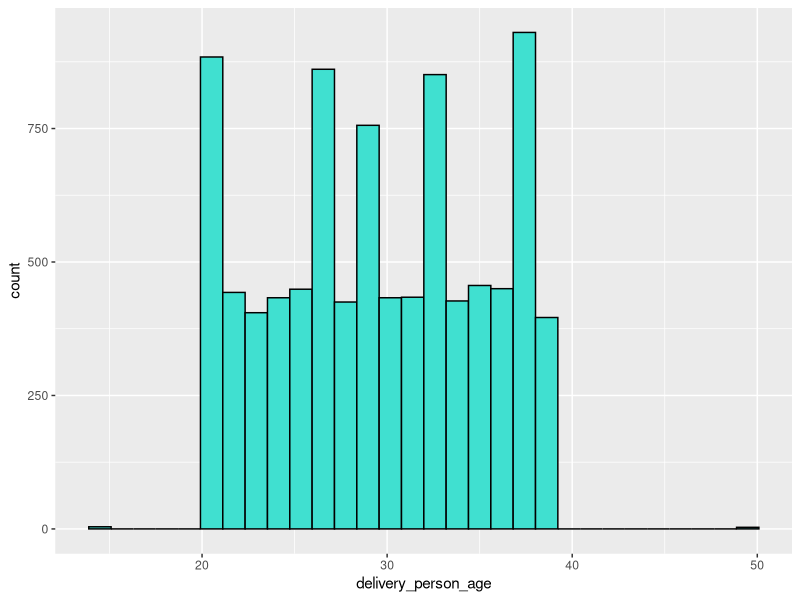
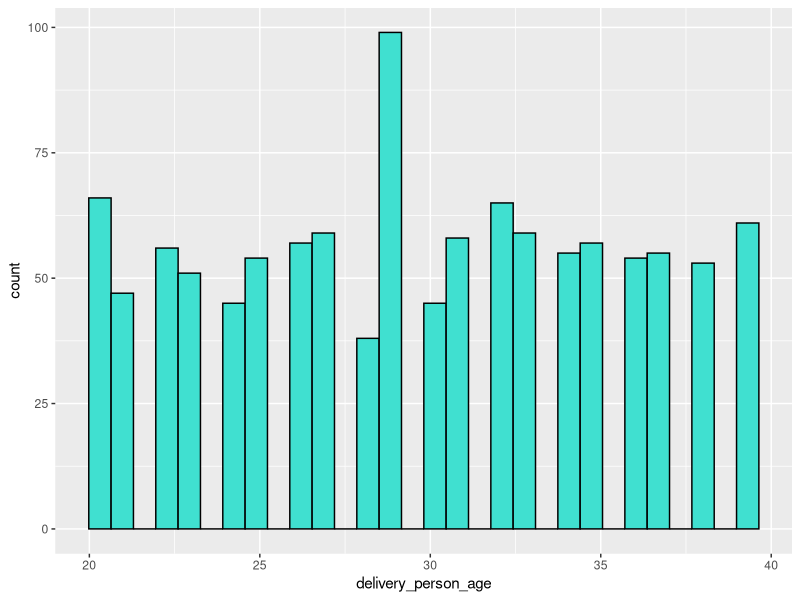
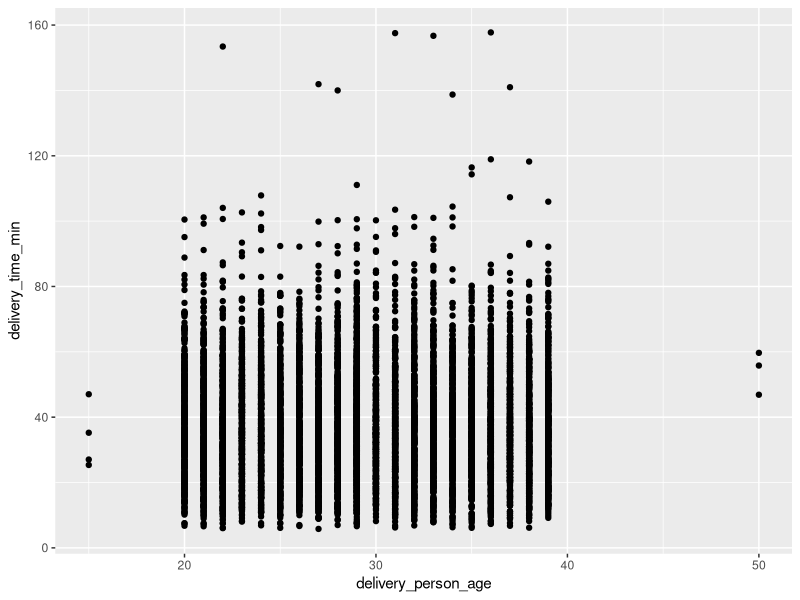
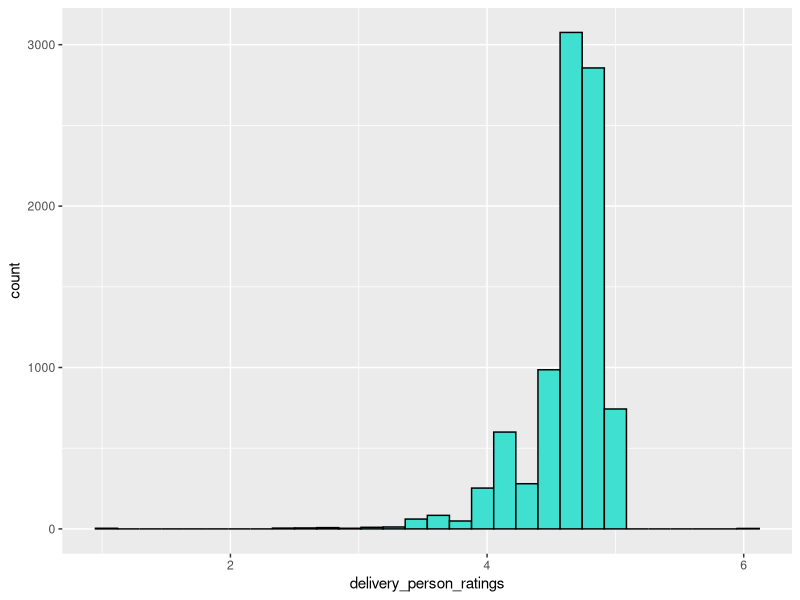
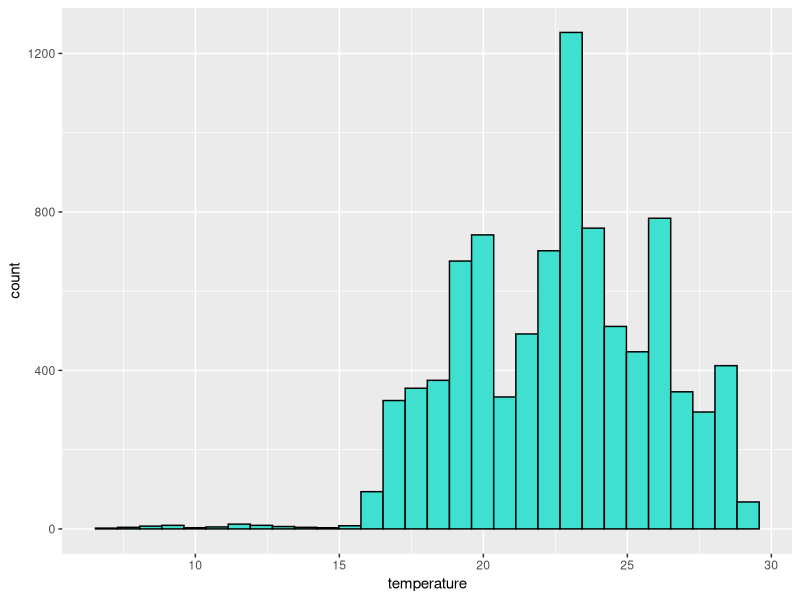
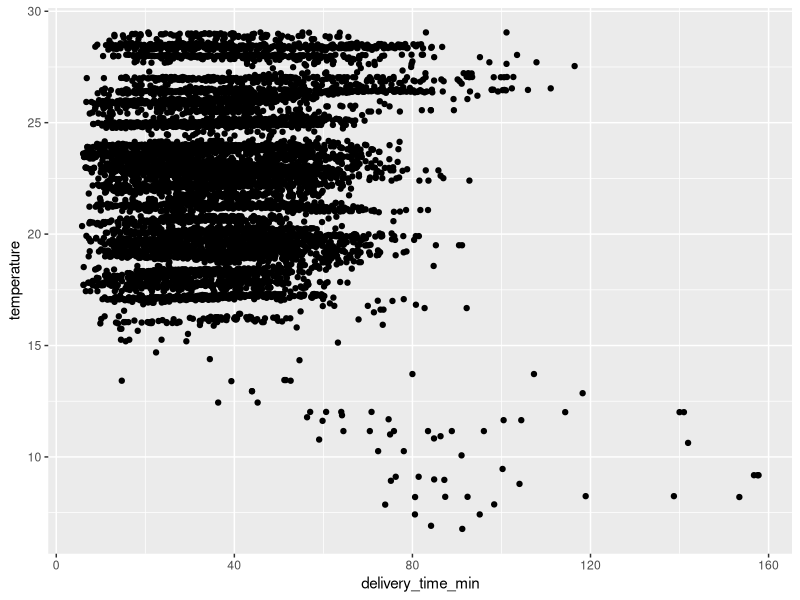
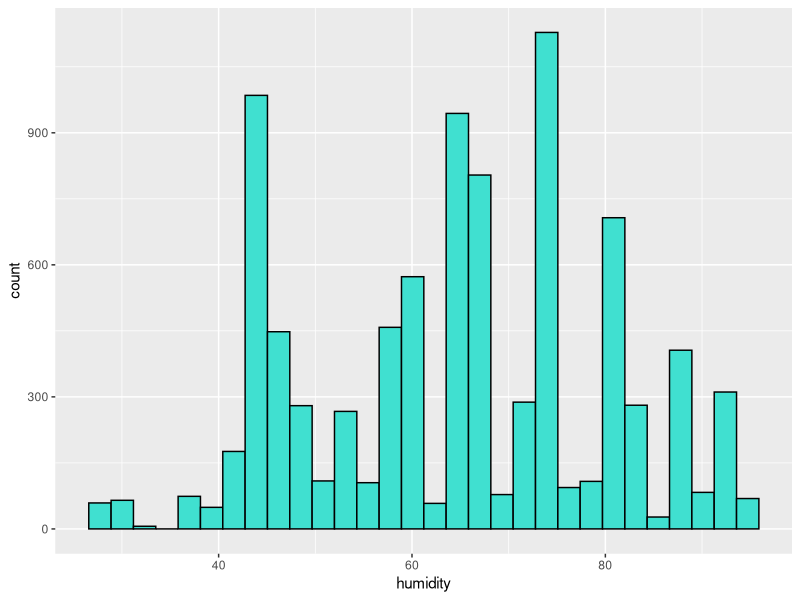
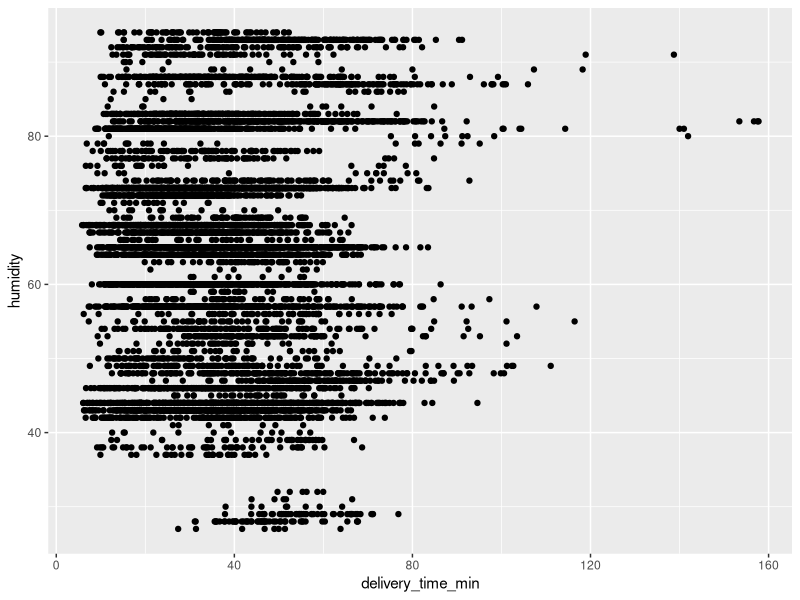

Write the R code that produced these figures, in order.
library(dplyr)
library(ggplot2)

data <- read.csv("data/Food_Time_Data_Set.csv")

str(data)

head(data)

# Categorical Columns

## 'Type of order' seems to be a categorical columns, but by default it has a 'chr' type, so it will be converted into a factor column. The same happens with type_of_vehicle, weather_description and traffic_level

data <- data %>% 
  mutate(Type_of_order = as.factor(Type_of_order),
         Type_of_vehicle = as.factor(Type_of_vehicle),
         weather_description = as.factor(weather_description),
         Traffic_Level = as.factor(Traffic_Level))

str(data)

# Numerical columns

## Most numerical columns seem to be correct except for the TARGET column and the 'Distance..km' columns



data <- data %>%
  mutate(Distance..km. = as.numeric(Distance..km.),
         TARGET = as.numeric(TARGET))

## The conversion was done, but NAs were introduced by coercion.

sum(is.na(data$Distance..km.))

sum(is.na(data$TARGET))

## Maybe the NA values in Distance happen to also affect into an NA in TARGET

data %>% 
  filter(is.na(Distance..km.) & is.na(TARGET)) %>% 
  head(.)

## All values shown that have NA in distance also have NA in TARGET. To see if the result is a value close to 921 (the amount of total NA values in Distance), the amount of rows that have NA in both distance and target will be calculated.

data %>% 
  filter(is.na(Distance..km.) & is.na(TARGET)) %>% 
  summarize(nrow(.))

## These values are not useful towards the model later on because these are values that cannot be predicted at all. As a result, these values will be removed from the dataset.

data <- data %>%  
  filter( !(is.na(Distance..km.) & is.na(TARGET)) ) 

## Now, re-calculating the count of na values:

sum(is.na(data$Distance..km.))

sum(is.na(data$TARGET))

## Analyzing the remaining Distance values:

data %>% 
  filter(is.na(Distance..km.))

## It seems that all of the other needed values are still there for these rows, so I will use the restaurant coordinates vs. the delivery location coordinates to fill the distance:
## https://community.esri.com/t5/coordinate-reference-systems-blog/distance-on-a-sphere-the-haversine-formula/ba-p/902128
## https://github.com/rspatial/geosphere

if(!require(geosphere)) install.packages("geosphere", repos = "http://cran.us.r-project.org")

library(geosphere)

new_distances <- data %>%
  filter(is.na(Distance..km.)) %>% 
  rowwise() %>%
  mutate(new_distance = distHaversine(c(Restaurant_longitude, Restaurant_latitude),
                                     c(Delivery_location_longitude, Delivery_location_latitude)) / 1000) %>% 
  head(.) %>% 
  select(Distance..km.,
         new_distance,
         Restaurant_latitude, 
         Restaurant_longitude, 
         Delivery_location_latitude, 
         Delivery_location_longitude,
         TARGET) %>% 
  pull(new_distance)

data[is.na(data$Distance..km.), "Distance..km."] <- new_distances

sum(is.na(data$Distance..km.))

rm(new_distances)

## It can be seen that now there's no more NA values in the Distance..km. column.

## Now analyzing the leftover TARGET NA values:

sum(is.na(data$TARGET))

data[is.na(data$TARGET),]

# The amount of rows that will be in the na-cleaned dataset is:
nrow(data) - sum(is.na(data$TARGET))

## There are 45 missing values in the target variable, because the goal of this study is to train the algorithm on the most accurate data available, then the best option for these NA values is to delete them, since filling them in any way can introduce an incorrect bias that could prevent the model from learning correct patterns from the data.

data <- data[!is.na(data$TARGET),]

nrow(data)

# Variable names

## In the provided dataset there's no standard naming convention for the columns, some start with a capital letter while others don't and some are in all-caps (TARGET and ID) while others aren't.

colnames(data) <- c("id", "delivery_person_id", "delivery_person_age", "delivery_person_ratings",
  "restaurant_latitude", "restaurant_longitude", "delivery_loc_latitude",
  "delivery_loc_longitude", "order_type", "vehicle_type", "temperature", "humidity",
  "precipitation", "weather_type", "X", "traffic_level", "distance", "delivery_time_min")

str(data)

## Now there's a more uniform column name standard.

# Per-column Analysis --------------

#ID Variable

n_distinct(data$id)

nrow(data)

## Interistingly, there are less distinct ID values (9037) than rows (9040).

data %>% 
  group_by(id) %>% 
  summarize(appearances = n()) %>% 
  arrange(desc(appearances))

data %>% 
  filter(id == "6.00E+02")

## There doesn't seem to be any anormal values, the only remarkable detail is that the coordinates of both the restaurant and the delivery destination are similar between entries.

data %>% 
  filter(id == "6.00E+03")

## Again the coordinates are similar, but that's about it.

data %>% 
  filter(id == "9.00E+02")

## In here the longitudes between rows vary greatly, but the latitudes do kind of match.

## In these code blocks the ages of the delivery people differ, so the 'id' itself isn't a unique person identifier.

sum(is.na(data$id))

## There are no null values

# Delivery Person Id

head(data$delivery_person_id, n=8)

n_distinct(data$delivery_person_id)

## In this dataset there's only 1134 different delivery people, meaning that the dataset has multiple deliveries from a single person.

sum(is.na(data$delivery_person_id))

## There are no null values

# Delivery Person Age

head(data$delivery_person_age, n=8)

min(data$delivery_person_age)

max(data$delivery_person_age)

## The ages of the delivery people range from 15 to 50.

data %>% 
  filter(delivery_person_age == 15)

## There's 3 entries of a 15-year-old doing deliveries.

data %>% 
  filter(delivery_person_age == 50)

## There are also 3 entries of a 50 year old delivering.

data %>% 
  ggplot(aes(delivery_person_age)) +
  geom_histogram(col = "black", fill = "turquoise")

## Most ages range from 20 to 40, with 15 and the 50 being the outliers.

## However, this graph can be wrong due to the fact that takes multiple deliveries as a different count for the age.

data %>% 
  distinct(delivery_person_id, .keep_all = TRUE) %>% # grabbing different people or else multiple deliveries would count as multiple ages
  ggplot(aes(delivery_person_age)) +
  geom_histogram(col = "black", fill = "turquoise")

## With this graph, the scale changes and now the 15 and 50 values don't appear. Could this be due to them not having a 'delivery_person_id' (NA)? (No because there are no NA values in 'delivery_person_id') Or maybe the same ID has multiple ages assigned to it (in this case this would be human error)?


data %>% 
  filter(delivery_person_age == 15)

data %>% 
  filter(delivery_person_id == "JAPRES15DEL03") %>% 
  select(delivery_person_age)

## This is a big issue, there are multiple ages assigned to the same delivery_person_id

## Is this a common mistake? Does this happen for each delivery_person_id?

data %>% 
  group_by(delivery_person_id) %>% 
  distinct(delivery_person_age) %>% 
  summarize(distinct_ages = n())

## This is indeed a common mistake, since the docs for this dataset mention: "Delivery_person_ID: A unique identifier assigned to each delivery person for tracking purposes."

## So, the Delivery_person_ID isn't a reliable identifier for a singular person.

## Therefore, an accurate count of each age's different workers (delivery person) cannot be obtained.

## A possible cause for this is that the program made to assign 'delivery_person_id's to workers aren't meant to generate one per worker, instead it could generate one per delivery in real time, and when one delivery_person_id is no longer in use, then it could re-assign it to another delivery, hence another possible driver.


## Checking to see if the driver's age has to do with the delivery time:

data %>% 
  ggplot(aes(delivery_person_age, delivery_time_min)) +
  geom_point(col = "black")

## There's no clear effect of the age on the delivery time.

# Delivery person Ratings -----------

min(data$delivery_person_ratings)

max(data$delivery_person_ratings)

## The rating scale is from 1 to 6, inclusive. This rating scale seems to deviate from 'normal' scales in the sense that most apps have a 1-5 scale or a 1-10 scale, but a 1-6 scale is very uncommon.

data %>% 
  ggplot(aes(delivery_person_ratings)) +
  geom_histogram(col = "black", fill = "turquoise")

## Most delivery people have a rating between 3 and 5. With the other ratings having very low counts.

data %>% 
  filter(delivery_person_ratings > 5)

## An interesting detail is that the only delivery people who have a rating bigger than 5 (6) are 50 year olds. However, due to recent findings stating that the Delivery_person_ID variable cannot identify singular people, this is most likely a single person that is 50 years old that somehow has this 6 rating.

## So again, an accurate count of the number of distinct people (in order to count the amount of people per rating) cannot be obtained.


# Restaurant latitude and longitude 

## Latitude and longitude values can be very raw, they just specify coordinates on a map. However, if a latitude and longitude pairing appears several times in a repeated manner, this means that there are several orders for the same restaurant (since the latitude and longitude pairing uniquely identifies position of a restaurant). This technically assumes that no restaurant can be on top of another (this is very common in malls), so this is to get an idea of the amount of deliveries that possibly come from the same restaurant.

## This can even be studied to see if most people order from the same restaurant and therefore that restaurant needs more time than others in order to prepare the food.

options(pillar.sigfig = 6)

data %>% 
  group_by(restaurant_latitude, restaurant_longitude) %>% 
  summarize(order_count = n()) %>% 
  arrange(desc(order_count))

## 54 orders seem to be from the same restaurant, 48 from another and so on.

## It is important to compare the average delivery time of this popular restaurant with one that has a low delivery count to see if these coordinate pairings introduce a bias on the target variable.

data <- data %>% 
  mutate(restaurant_latitude = round(restaurant_latitude, 4),
         restaurant_longitude = round(restaurant_longitude, 4))

data %>% 
  group_by(restaurant_latitude, restaurant_longitude) %>% 
  summarize(order_count = n()) %>% 
  arrange(desc(order_count))

data %>% 
  filter(restaurant_latitude == 11.0213 & restaurant_longitude == 76.995) %>% 
  summarize(mean_delivery_time = mean(delivery_time_min))

## The most sought-out restaurant has a mean delivery time of almost 35 minutes.

data %>% 
  group_by(restaurant_latitude, restaurant_longitude) %>% 
  summarize(order_count = n()) %>% 
  arrange(order_count)

data %>% 
  filter(restaurant_latitude == 9.9668 & restaurant_longitude == 76.243) %>% 
  summarize(mean_delivery_time = mean(delivery_time_min))

## One of the least ordered restaurant has almost a 36 minute delivery time.

## The average time of both restaurants is extremely similar, indicating that there isn't a 'delay' effect by ordering from a 'popular' restaurant in this case.

# Delivery location

## Again, these coordinate values are very raw so the amount of orders that came from the same home will be calculated. Again, this assumes that no home can be on top of another, and this is almost the norm in terms of capital cities where there exist multiple apartment buildings.

data <- data %>% 
  mutate(delivery_loc_latitude = round(delivery_loc_latitude, 4),
         delivery_loc_longitude = round(delivery_loc_longitude, 4))

data %>% 
  group_by(delivery_loc_latitude, delivery_loc_longitude) %>% 
  summarize(order_count = n()) %>% 
  arrange(desc(order_count))

## There are several 'homes' that ordered 9 times in this data.

# Order type

head(data$order_type, n=8)

data %>% 
  group_by(order_type) %>% 
  summarize(appearances = n(), avg_delivery_time = mean(delivery_time_min)) %>% 
  arrange(desc(appearances))

## Thanks to the output, it can be seen that the most common order type is the snack, followed by the meal, drinks and buffet being the last one.  

## Also, it can be inferred that ordering drinks usually takes longer than ordering meals, this could be due to the fact that these could be low-income orders, so restaurant managers could give a higher priority to meals since these usually cost more than just drinks.

## So the order type does matter when predicting average delivery time.

# Vehicle type

head(data$vehicle_type, n=8)

data %>% 
  group_by(vehicle_type) %>% 
  summarize(appearances = n(), avg_delivery_time = mean(delivery_time_min)) %>% 
  arrange(desc(appearances))

## Interestingly enough, bicycle deliveries are the ones that have the least amount of average delivery time out of the four. This could be due to bicycle riders not taking up on large rides (in the sense of deliveries that are far from the restaurant) due to its increased physicality needed. This added physicality can also explain the low amount of people that use it for delivery purposes.

## This will be calculated for verification:

data %>% 
  group_by(vehicle_type) %>% 
  summarize(appearances = n(),
            avg_delivery_time = mean(delivery_time_min),
            delivery_distance = mean(distance)) %>% 
  arrange(desc(appearances))

## As it was hinted at previously, the bicycle riders indeed have a lower aaverage delivery distance when compared to motorcycle riders for example.

## An interesting remark are the scooter riders. While using a scooter does include physicality during work (but not as much as bicycles do), it still remains the second most-used vehicle type for food transportation.

## All of this hints at the possibility of the vehicle_type having an impact on delivery time.

# Temperature

head(data$temperature, n=8)

## These temperatures seem to be in Celsius rather than Fahrenheit. This isn't specified in the docs.

data %>% 
  ggplot(aes(temperature)) +
  geom_histogram(fill = "turquoise", col = "black")

## Most temperatures seem to be around de 22.5 mark.

## Heat could introduce laziness and exhaustion for the delivery drivers (https://www.belsky-weinberg-horowitz.com/tips-for-avoiding-heat-sickness-while-driving/), so it wouldn't be abnormal to see that higher temperatures lead to higher delivery times:

data %>% 
  ggplot(aes(x = delivery_time_min, y = temperature)) +
  geom_point(fill = "turquoise", col = "black")

## It is surprising to see that the most-heated deliveries are the ones who usually have lower delivery times. However, an argument can be made that states that this could be because people that live closer to these restaurants have a hotter climate than those who live further away. Things like the heat from gas car engines are prejudicial for the climate (therefore hotter temperatures).

## So the temperature seems to correlate to the delivery time, but it does so in the contrary sense to the one thought.

# Humidity

head(data$humidity)

min(data$humidity)

max(data$humidity)

# The values of the humidity seem to be percentages (this is the usual metric for the general population). This also isn't described in the dataset docs.

data %>% 
  ggplot(aes(humidity)) +
  geom_histogram(fill = "turquoise", col = "black")

## As per the histogram, it can be seen that the humidity values seem to be pretty scattered, there's no bell-like shaped curve present in the graph.

data %>% 
  ggplot(aes(x = delivery_time_min, y = humidity)) +
  geom_point(col = "black")

## No clear pattern can be extracted on the effect of humidity on delivery time.

# Precipitation

head(data$precipitation, n = 8)

n_distinct(data$precipitation)

min(data$precipitation)

max(data$precipitation)

## The precipitation values don't seem to come in a binary or percentage format.

data %>% 
  ggplot(aes(x = precipitation)) +
  geom_histogram(fill = "turquoise", col = "black")

## The most prominent precipitation value is zero (no rain or snow). All of the other values on the scale barely appear, being almost a line at the bottom of the graph.

## Inspecting those values different to zero:

data %>% 
  filter(precipitation != 0)

## There's just 1 entry that has a value bigger than 1, but this entry marks the weather as "moderate rain", so values bigger than 1 mean that there's definite rain (and not mist) and the .46 shows how heavy the rainfall is.

data %>% 
  ggplot(aes(x = delivery_time_min, y = precipitation)) +
  geom_point(col = "black")

## There's no clear pattern between the precipitation and the delivery time.

# Weather type

data %>% 
  ggplot(aes(x = weather_type, y = precipitation)) +
  geom_boxplot(fill = "turquoise", col = "black")

## The only weather types to have non-zero values are mist and moderate rain.


## Plotting the possible effect of the weather type on delivery time:
data %>% 
  ggplot(aes(x = weather_type, y = delivery_time_min)) +
  geom_boxplot(fill = "turquoise", col = "black")

## The weather_type seems to have an extremely little effect on delivery time (see fog, moderate rain and overcast clouds), but the difference is so small that this could introduce almost no effect over the model.

# X column

head(data$X)

n_distinct(data$X)

## There are only NA values in this column:

data %>% 
  filter(!is.na(X))

## The filter returned 0 rows. Therefore, this column serves no purpose and it will be discarded from the dataset:

data <- data %>% 
  select(-X) 

# Traffic level

## Naturally, traffic is a great cause for arriving late to a location, however, because the vehicle types here aren't 4 wheeled transport means, then I expect the traffic level to have little effect over the delivery time.

data %>% 
  ggplot(aes(x = reorder(traffic_level, delivery_time_min, FUN = median), y = delivery_time_min)) +
  geom_boxplot(fill = "turquoise", col = "black") +
  labs(x = "Traffic Level",
       y = "Delivery Time (m)")

## Despite the vehicle types in the dataset being 2-wheeled, the traffic does have quite a clear correlation with the delivery time.

## So the Traffic level does incur in the delivery time.

# Distance

mean(data$distance)

## The average distance traveled by the delivery people is around 14 kilometers.

data %>% 
  ggplot(aes(distance)) + 
  geom_histogram(fill = "turquoise", col = "black")

## Shorter distances are more common than longer distances.

## The distance itself is naturally a big factor in arrival time to a destination, I expect this to have the same behavior here:

data %>% 
  ggplot(aes(x = distance, y = delivery_time_min)) + 
  geom_point(col = "black") 

## There is a clear line pattern between distance and delivery time, as I expected. The bigger the distance, the greater the delivery time.

# Delivery time 

## This is the target variable.

mean(data$delivery_time_min)

## People usually have to wait around 38 minutes for their food delivery.

data %>% 
  ggplot(aes(delivery_time_min)) + 
  geom_histogram(fill = "turquoise", col = "black")

## Usually, extremely quick deliveries are rare, as well as extremely delayed ones, with the middleground being more common. This behavior is seen in the histogram.

# Handling missing data

sum(is.na(data))

## There's no missing data.

# Handling inconsistent values:

## It was pointed out before that the delivery_person_id column is basically made up of inconsistent values (not the expected behavior for this study), since it can't identify a singular person.

data %>% 
  group_by(delivery_person_id) %>% 
  distinct(delivery_person_age) %>% 
  summarize(distinct_ages = n())

## So this column will be deleted.

data <- data %>% 
  select(-delivery_person_id)

## The 'id' column was also shown to be of little value:
data %>%
  group_by(id) %>%
  summarize(appearances = n()) %>%
  arrange(desc(appearances))

data %>%
  filter(id == "6.00E+02")

## Here the same id is assigned to different people and different deliveries.


data <- data %>% 
  select(-id)

## The 'id' column has been removed.

str(data)

sum(duplicated(data))

## There are no duplicate entries in the data
